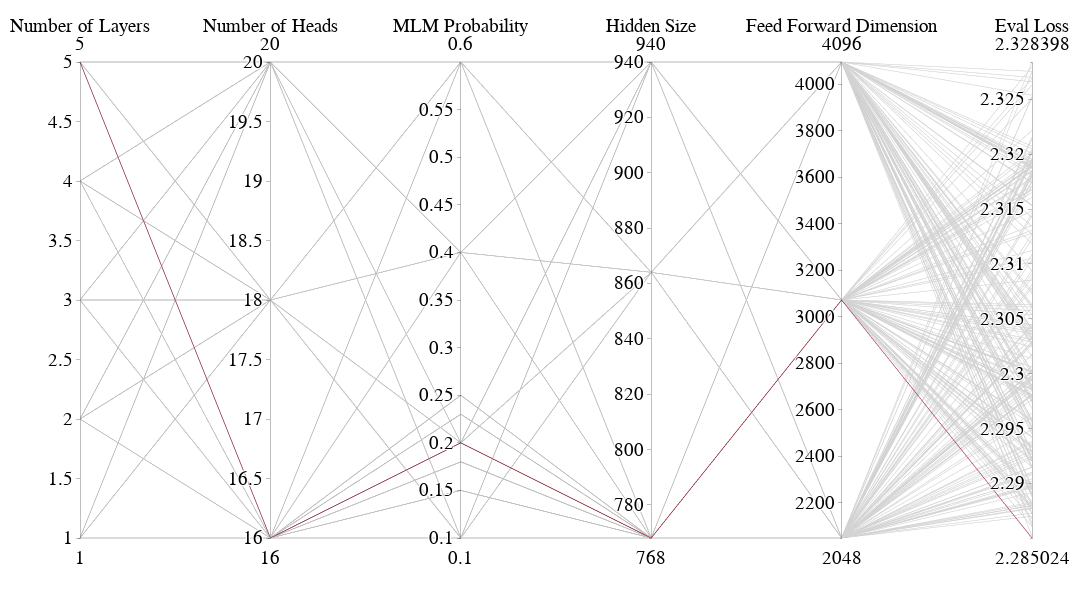

Source (notebook cell):
### Code cell
import pandas as pd
import plotly.express as px

hyperparameter_summary_file = "hyperparamData/fiveFoldSummary2.csv"
df = pd.read_csv(hyperparameter_summary_file)

# Drop fixed param and fold, then average over folds
df = df.drop(columns=["batch_size", "fold"])
df_avg = df.groupby(["n_layers", "n_heads", "mlm_prob", "hidden_size", "d_ff"], as_index=False).mean()

# Rename columns for display
df_avg = df_avg.rename(columns={
    "n_layers": "Number of Layers",
    "n_heads": "Number of Heads",
    "mlm_prob": "MLM Probability",
    "hidden_size": "Hidden Size",
    "d_ff": "Feed Forward Dimension",
    "avg_eval_loss": "Eval Loss"
})

# Flag best configuration
best_idx = df_avg["Eval Loss"].idxmin()
df_avg["BestFlag"] = 0
df_avg.loc[best_idx, "BestFlag"] = 1

# Parallel coordinates plot highlighting best configuration
fig = px.parallel_coordinates(
    df_avg,
    color="BestFlag",
    dimensions=[
        "Number of Layers",
        "Number of Heads",
        "MLM Probability",
        "Hidden Size",
        "Feed Forward Dimension",
        "Eval Loss"
    ],
    color_continuous_scale=[[0, "lightgray"], [1, "#9A031E"]],
    range_color=[0, 1]
)

# Consistent layout and style
fig.update_layout(
    coloraxis_showscale=False,
    autosize=False,
    width=1400,
     height=600,
    margin=dict(l=80, r=60, t=60, b=60),
    plot_bgcolor="white",
    font=dict(family="Arial", size=23, color="black")
)

fig.show()

### Figure 1 — Plotly figure (JSON) as saved in the notebook; plotly's stock layout.template omitted (floating-point values rounded to 4 significant figures; data arrays with more than 128 entries replaced by an {"elided": "..."} marker saying what was removed)
{"data": [{"dimensions": [{"label": "Number of Layers", "values": {"elided": "276 int values"}}, {"label": "Number of Heads", "values": {"elided": "276 int values"}}, {"label": "MLM Probability", "values": {"elided": "276 float values"}}, {"label": "Hidden Size", "values": {"elided": "276 int values"}}, {"label": "Feed Forward Dimension", "values": {"elided": "276 int values"}}, {"label": "Eval Loss", "values": {"elided": "276 float values"}}], "domain": {"x": [0, 1], "y": [0, 1]}, "line": {"color": {"elided": "276 int values"}, "coloraxis": "coloraxis"}, "name": "", "type": "parcoords"}], "layout": {"autosize": false, "coloraxis": {"cmax": 1, "cmin": 0, "colorbar": {"title": {"text": "BestFlag"}}, "colorscale": [[0, "lightgray"], [1, "#9A031E"]], "showscale": false}, "font": {"color": "black", "family": "Arial", "size": 23}, "height": 600, "legend": {"tracegroupgap": 0}, "margin": {"b": 60, "l": 80, "r": 60, "t": 60}, "plot_bgcolor": "white", "width": 1400}}
